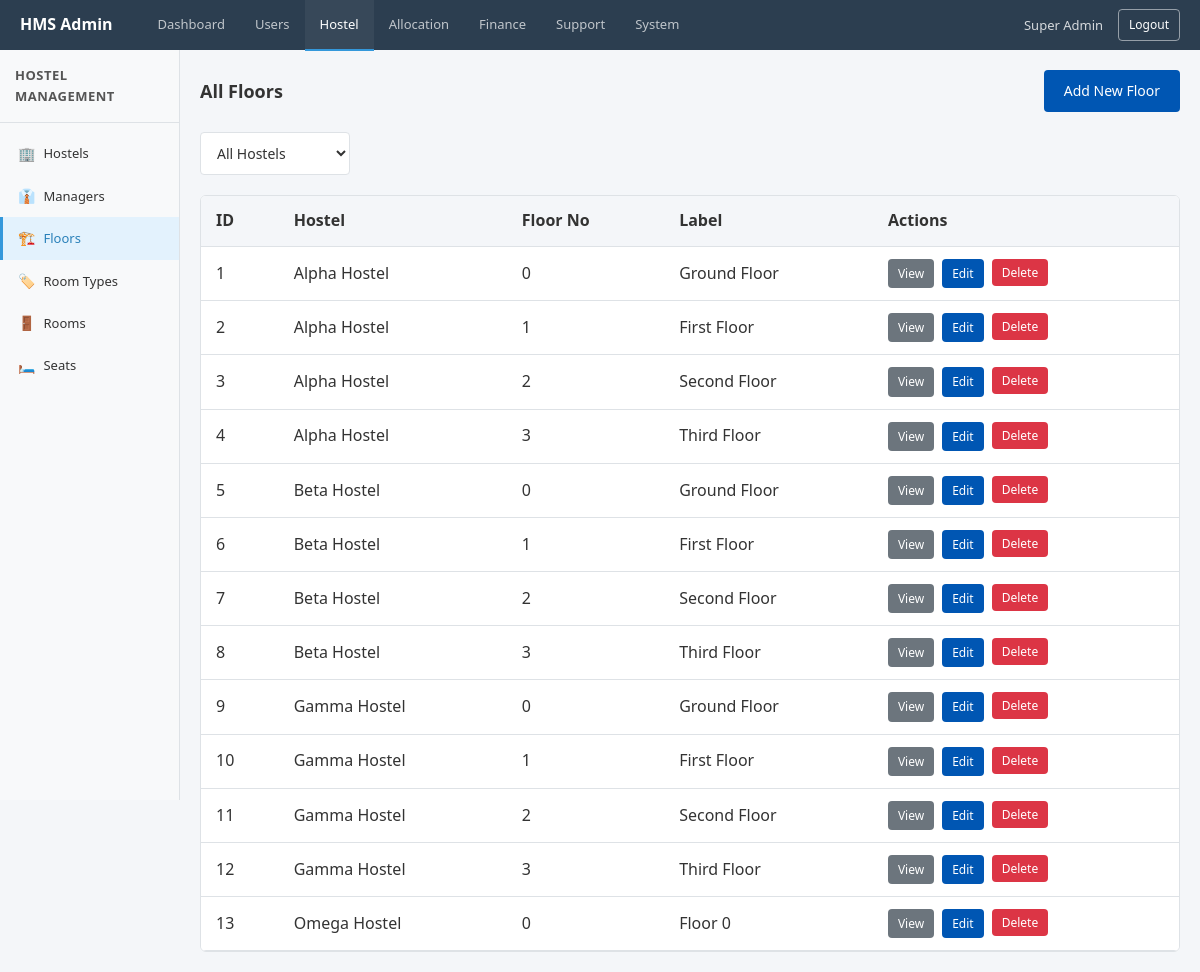
The page /index.php?page=admin_floors (signed in) on the database its author committed.
### tables this page shows
CREATE TABLE `floors` (
  `id` bigint UNSIGNED NOT NULL,
  `hostel_id` bigint UNSIGNED NOT NULL,
  `floor_no` int NOT NULL,
  `label` varchar(50) DEFAULT NULL,
  `created_at` datetime NOT NULL DEFAULT CURRENT_TIMESTAMP
);

CREATE TABLE `hostels` (
  `id` bigint UNSIGNED NOT NULL,
  `name` varchar(120) NOT NULL,
  `code` varchar(50) NOT NULL,
  `address` text,
  `status` enum('ACTIVE','INACTIVE') NOT NULL DEFAULT 'ACTIVE',
  `created_at` datetime NOT NULL DEFAULT CURRENT_TIMESTAMP,
  `updated_at` datetime NOT NULL DEFAULT CURRENT_TIMESTAMP ON UPDATE CURRENT_TIMESTAMP
);

### app/Controllers/Admin/AdminFloorController.php (called while the page is built, shortened)
<?php
require_once __DIR__ . '/../../Models/AdminModel.php';
$action = isset($_GET['action']) ? $_GET['action'] : 'floors';
$data = [];
if ($action === 'edit') {
    $id = (int)$_GET['id'];
    $data['floor'] = getFloorById($id);
    $pageTitle = 'Edit Floor';
} elseif ($action === 'add') {
    $pageTitle = 'Add New Floor';
    $data['hostels'] = getAllHostels();
} else {
    $data['floors'] = getAllFloors();
    $data['hostels'] = getAllHostels();
}
require_once __DIR__ . '/../../Views/Admin/FloorView.php';

### app/Models/AdminModel.php (called while the page is built, shortened)
<?php
function getAllHostels() {
    $conn = dbConnect();
    $sql = "SELECT * FROM hostels ORDER BY id DESC";
    $result = mysqli_query($conn, $sql);
    $hostels = mysqli_fetch_all($result, MYSQLI_ASSOC);
    return $hostels;
}
function getAllFloors() {
    $conn = dbConnect();
    $sql = "SELECT f.*, h.name as hostel_name
            FROM floors f
            JOIN hostels h ON f.hostel_id = h.id
            ORDER BY h.name, f.floor_no";
    $result = mysqli_query($conn, $sql);
    $floors = mysqli_fetch_all($result, MYSQLI_ASSOC);
    return $floors;
}

### app/Views/Admin/FloorView.php (the view, shortened to what this page needs)
<!DOCTYPE html>
<html lang="en">
<head>
    <link rel="stylesheet" href="public/assets/css/style.css">
    <link rel="stylesheet" href="app/Views/Admin/css/admin.css">
</head>
<body>
    <?php include __DIR__ . '/partials/header.php'; ?>
    <div class="admin-layout">
        <?php include __DIR__ . '/partials/sidebar.php'; ?>
        <main class="admin-main">
            <div class="admin-content">
                <?php if ($action === 'add'): ?>
                    <div class="breadcrumb">
                        <a href="index.php?page=admin_floors">Floors</a>
                        <span>/</span>
                        <span class="current">Add New Floor</span>
                    </div>
                    <div class="form-card">
                        <h3>Add New Floor</h3>
                        <form action="index.php?page=admin_floors" method="POST">
                            <input type="hidden" name="form_action" value="create_floor">
                            <div class="form-group">
                                <label for="hostel_id">Hostel <span class="required">*</span></label>
                                <select id="hostel_id" name="hostel_id" class="form-control" required>
                                    <option value="">Select Hostel</option>
                                    <?php if (!empty($data['hostels'])): ?>
                                        <?php foreach ($data['hostels'] as $hostel): ?>
                                            <option value="<?php echo (int)$hostel['id']; ?>">
                                                <?php echo htmlspecialchars($hostel['name']); ?>
                                            </option>
                                        <?php endforeach; ?>
                                    <?php endif; ?>
                                </select>
                            </div>
                            <div class="form-row">
                                <div class="form-group">
                                    <label for="floor_no">Floor Number <span class="required">*</span></label>
                                    <input type="number" id="floor_no" name="floor_no" class="form-control" required min="0">
                                    <span class="form-hint">Auto-filled based on hostel. You can modify if needed.</span>
                                </div>
                                <div class="form-group">
                                    <label for="label">Floor Label</label>
                                    <input type="text" id="label" name="label" class="form-control" placeholder="e.g., Ground Floor, First Floor">
                                    <span class="form-hint">Auto-filled. You can customize this label.</span>
                                </div>
                            </div>
                            <div class="form-actions">
                                <button type="submit" class="btn btn-primary">Create Floor</button>
                                <a href="index.php?page=admin_floors" class="btn btn-secondary">Cancel</a>
                            </div>
                        </form>
                    </div>
                <?php else: ?>
                    <div class="page-header">
                        <h2>All Floors</h2>
                        <a href="index.php?page=admin_floors&action=add" class="btn btn-primary">Add New Floor</a>
                    </div>
                    <div class="filter-bar">
                        <form action="index.php" method="GET" class="filter-form">
                            <select name="hostel_id" class="form-control" onchange="this.form.submit()">
                                <option value="">All Hostels</option>
                            </select>
                        </form>
                    </div>
                    <div class="table-card">
                        <div class="table-responsive">
                            <table class="table">
                                <thead>
                                    <tr>
                                        <th>ID</th>
                                        <th>Hostel</th>
                                        <th>Floor No</th>
                                        <th>Label</th>
                                        <th>Actions</th>
                                    </tr>
                                </thead>
                                <tbody>
                                    <?php if (!empty($data['floors'])): ?>
                                        <?php foreach ($data['floors'] as $floor): ?>
                                            <tr>
                                                <td><?php echo (int)$floor['id']; ?></td>
                                                <td><?php echo htmlspecialchars($floor['hostel_name'] ?? ''); ?></td>
                                                <td><?php echo (int)$floor['floor_no']; ?></td>
                                                <td><?php echo htmlspecialchars($floor['label'] ?? 'N/A'); ?></td>
                                                <td>
                                                    <div class="action-btns">
                                                        <a href="index.php?page=admin_floors&action=view&id=<?php echo (int)$floor['id']; ?>" class="btn btn-sm btn-secondary">View</a>
                                                        <a href="index.php?page=admin_floors&action=edit&id=<?php echo (int)$floor['id']; ?>" class="btn btn-sm btn-primary">Edit</a>
                                                        <form action="index.php?page=admin_floors" method="POST" style="display:inline;" onsubmit="return confirm('Delete this floor?');">
                                                            <button type="submit" class="btn btn-sm btn-danger">Delete</button>
                                                        </form>
                                                    </div>
                                                </td>
                                            </tr>
                                        <?php endforeach; ?>
                                    <?php else: ?>
                                        <tr>
                                            <td colspan="5" class="empty-state">No floors found</td>
                                        </tr>
                                    <?php endif; ?>
                                </tbody>
                            </table>
                        </div>
                    </div>
                <?php endif; ?>
            </div>
        </main>
    </div>
</body>
</html>

### public/assets/css/style.css (style rules this page uses)
:root { --primary: #0056b3; --primary-hover: #004494; --background: #f4f6f9; --surface: #ffffff; --text-primary: #333333; --text-secondary: #555555; --border: #dee2e6; --success: #28a745; --error: #dc3545; --warning: #ffc107; --shadow: 0 2px 4px rgba(0, 0, 0, 0.1); }
* { margin: 0; padding: 0; box-sizing: border-box; }
body { font-family: 'Segoe UI', Tahoma, Geneva, Verdana, sans-serif; background-color: var(--background); color: var(--text-primary); line-height: 1.6; min-height: 100vh; }
h1, h2, h3, h4, h5, h6 { color: var(--text-primary); margin-bottom: 15px; font-weight: 600; }
h2 { font-size: 24px; }
.form-control { width: 100%; padding: 10px 12px; font-family: inherit; font-size: 14px; color: var(--text-primary); background-color: var(--surface); border: 1px solid var(--border); border-radius: 4px; }
.form-control::placeholder { color: #999; }
select.form-control { cursor: pointer; }
.btn { display: inline-block; padding: 10px 20px; font-family: inherit; font-size: 14px; font-weight: 500; text-align: center; border: none; border-radius: 4px; cursor: pointer; }
.btn-primary { background-color: var(--primary); color: #ffffff; }
.btn-secondary { background-color: #6c757d; color: #ffffff; }
.btn-danger { background-color: var(--error); color: #ffffff; }
.table-responsive { overflow-x: auto; }
.table { width: 100%; border-collapse: collapse; background: var(--surface); }
.table th, .table td { padding: 12px 15px; text-align: left; border-bottom: 1px solid var(--border); }
.table th { background-color: var(--background); font-weight: 600; color: var(--text-primary); }

### app/Views/Admin/css/admin.css (style rules this page uses)
.admin-layout { display: flex; padding-top: 50px; min-height: 100vh; }
.admin-main { flex: 1; margin-left: 180px; background-color: var(--background); min-height: calc(100vh - 50px); }
.admin-content { padding: 20px; }
.page-header { display: flex; justify-content: space-between; align-items: center; margin-bottom: 20px; }
.page-header h2 { margin: 0; font-size: 18px; }
.table-card { background: var(--surface); border: 1px solid var(--border); border-radius: 6px; overflow: hidden; }
.action-btns { display: flex; gap: 8px; }
.btn-sm { padding: 5px 10px; font-size: 12px; }
.filter-bar { display: flex; gap: 15px; margin-bottom: 20px; flex-wrap: wrap; align-items: center; }
.filter-bar select { min-width: 150px; }

### rows shown on the page
floors: id "1", hostel.name "Alpha Hostel", floor_no "0", label "Ground Floor"
floors: id "2", hostel.name "Alpha Hostel", floor_no "1", label "First Floor"
floors: id "3", hostel.name "Alpha Hostel", floor_no "2", label "Second Floor"
floors: id "4", hostel.name "Alpha Hostel", floor_no "3", label "Third Floor"
floors: id "5", hostel.name "Beta Hostel", floor_no "0", label "Ground Floor"
floors: id "6", hostel.name "Beta Hostel", floor_no "1", label "First Floor"
floors: id "7", hostel.name "Beta Hostel", floor_no "2", label "Second Floor"
floors: id "8", hostel.name "Beta Hostel", floor_no "3", label "Third Floor"
floors: id "9", hostel.name "Gamma Hostel", floor_no "0", label "Ground Floor"
floors: id "10", hostel.name "Gamma Hostel", floor_no "1", label "First Floor"
floors: id "11", hostel.name "Gamma Hostel", floor_no "2", label "Second Floor"
floors: id "12", hostel.name "Gamma Hostel", floor_no "3", label "Third Floor"
floors: id "13", hostel.name "Omega Hostel", floor_no "0", label "Floor 0"

### other values the page prints
$_SESSION['user_name'] "Super Admin"
$sidebarTitle "HOSTEL MANAGEMENT"
$link['icon'] "🏢"
$link['label'] "Hostels"
$link['icon'] "👔"
$link['label'] "Managers"
$link['icon'] "🏗️"
$link['label'] "Floors"
$link['icon'] "🏷️"
$link['label'] "Room Types"
$link['icon'] "🚪"
$link['label'] "Rooms"
$link['icon'] "🛏️"
$link['label'] "Seats"
